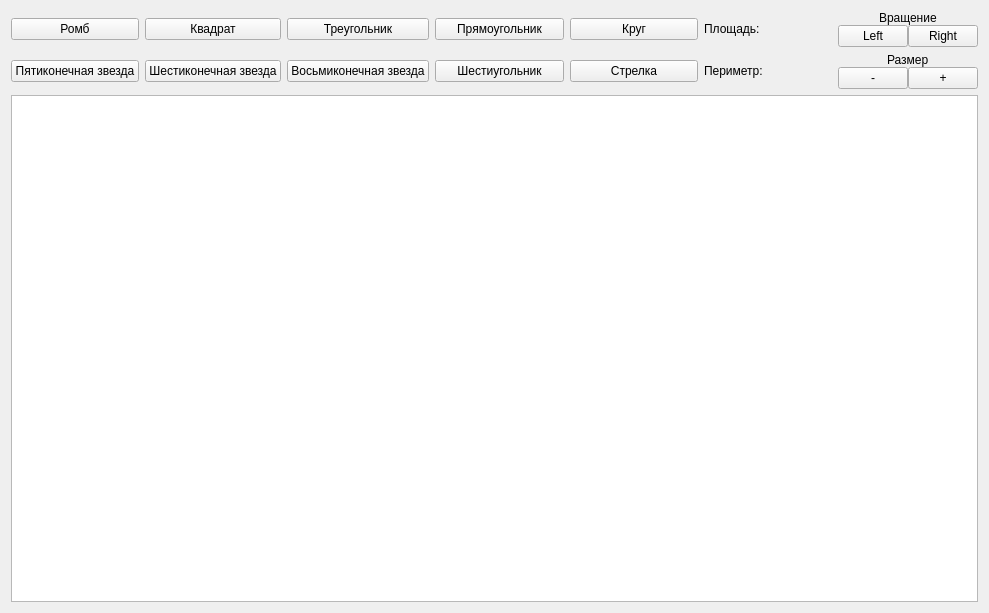
<?xml version="1.0" encoding="UTF-8"?>
<ui version="4.0">
 <class>MainWindow</class>
 <widget class="QMainWindow" name="MainWindow">
  <property name="geometry">
   <rect>
    <x>0</x>
    <y>0</y>
    <width>989</width>
    <height>613</height>
   </rect>
  </property>
  <property name="windowTitle">
   <string>MainWindow</string>
  </property>
  <widget class="QWidget" name="centralWidget">
   <layout class="QGridLayout" name="gridLayout">
    <item row="0" column="5">
     <widget class="QLabel" name="areaLabel">
      <property name="text">
       <string>Площадь:</string>
      </property>
     </widget>
    </item>
    <item row="1" column="4">
     <widget class="QPushButton" name="pushButton_10">
      <property name="text">
       <string>Стрелка</string>
      </property>
     </widget>
    </item>
    <item row="1" column="5">
     <widget class="QLabel" name="perimeterLabel">
      <property name="text">
       <string>Периметр:</string>
      </property>
     </widget>
    </item>
    <item row="1" column="1">
     <widget class="QPushButton" name="pushButton_7">
      <property name="text">
       <string>Шестиконечная звезда</string>
      </property>
     </widget>
    </item>
    <item row="2" column="0" colspan="7">
     <widget class="QGraphicsView" name="graphicsView"/>
    </item>
    <item row="0" column="2">
     <widget class="QPushButton" name="pushButton_3">
      <property name="text">
       <string>Треугольник</string>
      </property>
     </widget>
    </item>
    <item row="0" column="0">
     <widget class="QPushButton" name="pushButton">
      <property name="text">
       <string>Ромб</string>
      </property>
     </widget>
    </item>
    <item row="1" column="0">
     <widget class="QPushButton" name="pushButton_6">
      <property name="text">
       <string>Пятиконечная звезда</string>
      </property>
     </widget>
    </item>
    <item row="1" column="3">
     <widget class="QPushButton" name="pushButton_9">
      <property name="text">
       <string>Шестиугольник</string>
      </property>
     </widget>
    </item>
    <item row="0" column="4">
     <widget class="QPushButton" name="pushButton_5">
      <property name="text">
       <string>Круг</string>
      </property>
     </widget>
    </item>
    <item row="1" column="2">
     <widget class="QPushButton" name="pushButton_8">
      <property name="text">
       <string>Восьмиконечная звезда</string>
      </property>
     </widget>
    </item>
    <item row="0" column="3">
     <widget class="QPushButton" name="pushButton_4">
      <property name="text">
       <string>Прямоугольник</string>
      </property>
     </widget>
    </item>
    <item row="0" column="1">
     <widget class="QPushButton" name="pushButton_2">
      <property name="text">
       <string>Квадрат</string>
      </property>
     </widget>
    </item>
    <item row="0" column="6">
     <layout class="QVBoxLayout" name="verticalLayout">
      <property name="spacing">
       <number>0</number>
      </property>
      <item alignment="Qt::AlignHCenter">
       <widget class="QLabel" name="rotationLabel">
        <property name="text">
         <string>Вращение</string>
        </property>
       </widget>
      </item>
      <item>
       <layout class="QHBoxLayout" name="horizontalLayout_3">
        <property name="spacing">
         <number>0</number>
        </property>
        <item>
         <widget class="QPushButton" name="rlButton">
          <property name="maximumSize">
           <size>
            <width>70</width>
            <height>16777215</height>
           </size>
          </property>
          <property name="text">
           <string>Left</string>
          </property>
         </widget>
        </item>
        <item>
         <widget class="QPushButton" name="rrButton">
          <property name="maximumSize">
           <size>
            <width>70</width>
            <height>16777215</height>
           </size>
          </property>
          <property name="text">
           <string>Right</string>
          </property>
         </widget>
        </item>
       </layout>
      </item>
     </layout>
    </item>
    <item row="1" column="6">
     <layout class="QVBoxLayout" name="verticalLayout_2">
      <property name="spacing">
       <number>0</number>
      </property>
      <item alignment="Qt::AlignHCenter">
       <widget class="QLabel" name="label">
        <property name="text">
         <string>Размер</string>
        </property>
       </widget>
      </item>
      <item>
       <layout class="QHBoxLayout" name="horizontalLayout">
        <property name="spacing">
         <number>0</number>
        </property>
        <item>
         <widget class="QPushButton" name="decreaseButton">
          <property name="maximumSize">
           <size>
            <width>70</width>
            <height>16777215</height>
           </size>
          </property>
          <property name="text">
           <string>-</string>
          </property>
         </widget>
        </item>
        <item>
         <widget class="QPushButton" name="increaseButton">
          <property name="maximumSize">
           <size>
            <width>70</width>
            <height>16777215</height>
           </size>
          </property>
          <property name="text">
           <string>+</string>
          </property>
         </widget>
        </item>
       </layout>
      </item>
     </layout>
    </item>
   </layout>
  </widget>
 </widget>
 <layoutdefault spacing="6" margin="11"/>
 <resources/>
 <connections/>
</ui>
